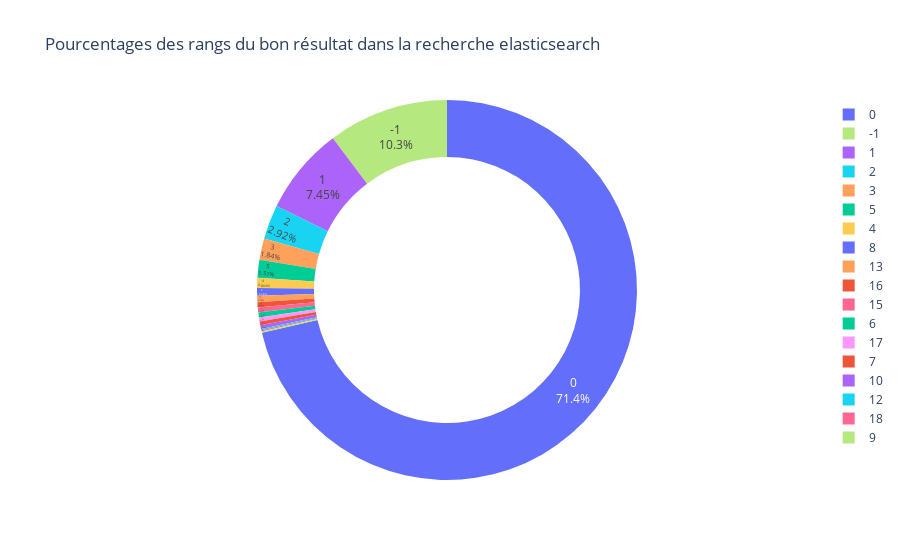

The code cell stored with this chart in its notebook:
### Code cell
fig = px.pie(
    df_test,
    names=rank_columns[-1],
    hole=0.7,
    color=rank_columns[-1],
    title="Pourcentages des rangs du bon résultat dans la recherche elasticsearch",
)
fig.update_traces(textposition="inside", textinfo="percent+label")
fig.show()
plotly.offline.plot(fig, filename=f"./output/plots/pie_{SEARCH_VERSION}.html")

### Figure 1 — Plotly figure (JSON) as saved in the notebook; plotly's stock layout.template omitted (floating-point values rounded to 4 significant figures; data arrays with more than 128 entries replaced by an {"elided": "..."} marker saying what was removed)
{"data": [{"customdata": {"elided": "926x1 int values"}, "domain": {"x": [0, 1], "y": [0, 1]}, "hole": 0.7, "hovertemplate": "rank_elastic_2.2=%{customdata[0]}<extra></extra>", "labels": {"elided": "926 int values"}, "legendgroup": "", "marker": {"colors": {"elided": "926 str values"}}, "name": "", "showlegend": true, "textinfo": "percent+label", "textposition": "inside", "type": "pie"}], "layout": {"autosize": true, "legend": {"tracegroupgap": 0}, "title": {"text": "Pourcentages des rangs du bon résultat dans la recherche elasticsearch"}}}
